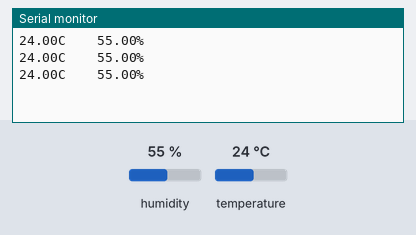
The sketch below on a simulated Arduino Uno, built with avr-gcc and run on an emulated ATmega328P. On the bench: the last lines printed to the serial monitor. The test bench sets the inputs (shaded band); at power-on: humidity 55 %, temperature 24 °C.

Above: at 3.8 s.
3.9 s: humidity set to 22 %
At 7.3 s:
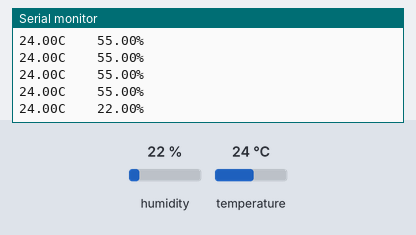
7.8 s: temperature set to 12 °C
At 9.5 s:
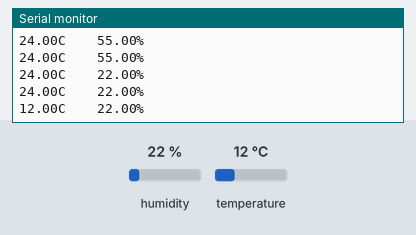
11.7 s: humidity set to 40 %
At 12.7 s:
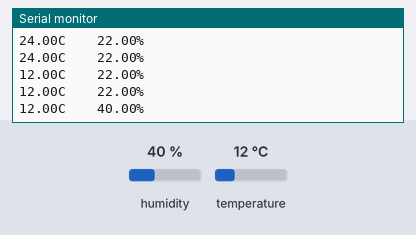
Timing chart, 0 to 14.7 s (numbered marks = the images above; inputs shaded):
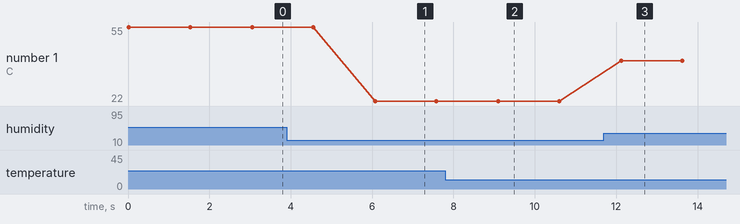

The sketch:

03-18-1.ino
```cpp
#include "DHT.h"

#define DHTPIN 3

#define DHTTYPE DHT11

DHT dht(DHTPIN, DHTTYPE);

void setup() {
  Serial.begin(9600);
  dht.begin();
}

void loop() {
  float humi = dht.readHumidity();
  float temp = dht.readTemperature();

  Serial.print(temp);Serial.print("C");
  Serial.print("    ");
  Serial.print(humi);Serial.println("%");

  delay(1500);
}
```

Measured:
- after the input at 3.9 s, the serial monitor: prints a new line after 2.2 s (image 1)
- after the input at 7.8 s, the serial monitor: prints a new line after 1.3 s (image 2)
- after the input at 11.7 s, the serial monitor: prints a new line after 0.42 s (image 3)
- plotted number 1: 55 → 22 after the input at 3.9 s, 22 → 40 after the input at 11.7 s
